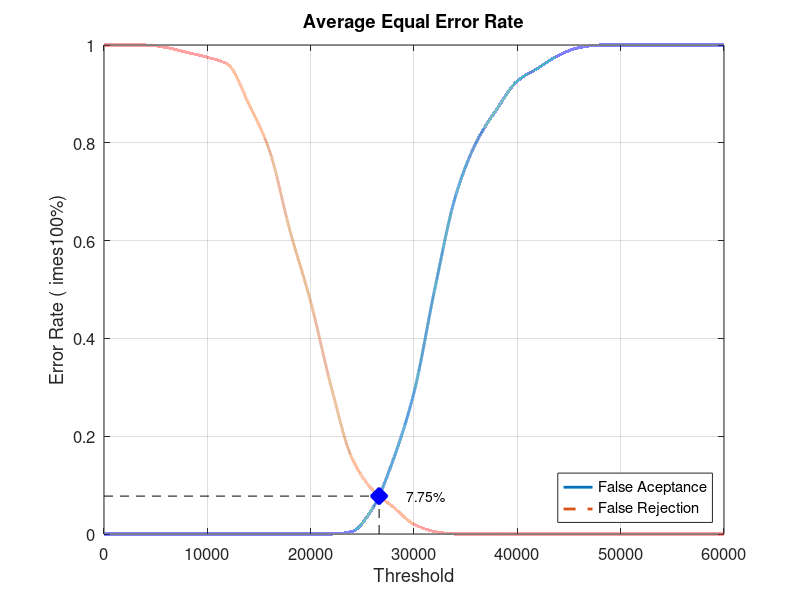
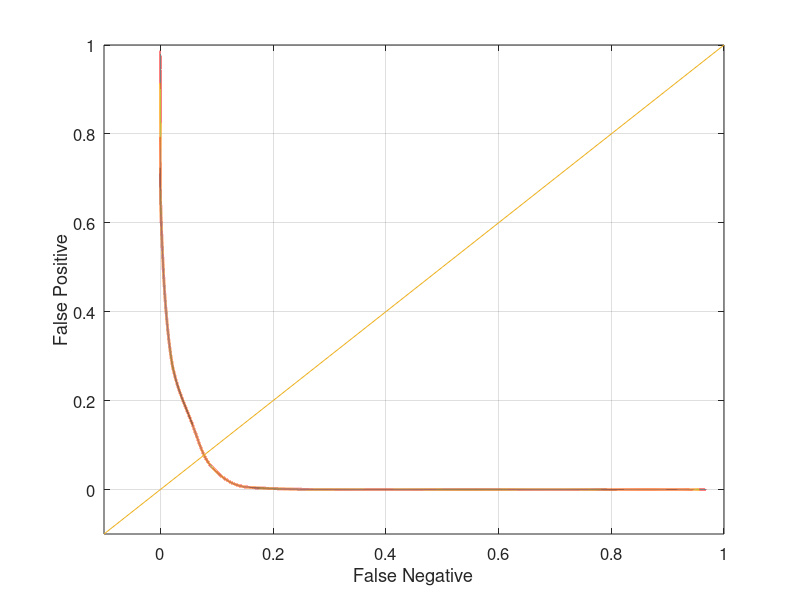

Reproduce these figures in MATLAB, in order.
close all;
clear;
clc;
x = 0:2000:60000;
xq = 0:0.5:60000;

y0 = [0 0 0 0 0 0 0 0 0 0 0 0 0.00526316 0.0526316 0.152632 0.289474 0.5 0.689474 0.8 0.868421 0.926316 0.952632 0.978947 0.994737 1 1 1 1 1 1 1]
yy0 = interp1(x, y0, xq, 'pchip');
y1 = [1 1 1 0.995 0.985 0.975 0.96 0.88 0.785 0.62 0.475 0.3 0.155 0.09 0.055 0.02 0.005 0 0 0 0 0 0 0 0 0 0 0 0 0 0]
yy1 = interp1(x, y1, xq, 'pchip');

% Calculating EER: 
y2 = abs(y0 - y1);
find(y2 == min(y2))
yy2 = abs(yy0 - yy1);
xEER = find(yy2 == min(yy2));
xEERIndex = xq(xEER) % X-axis EER
yEER = yy0(xEER) % Y-axis EER

main = figure
plot(xq, yy0,'-','LineWidth', 2);	hold on
plot(xq, yy1,'--','LineWidth', 2);	hold on
plot([xEERIndex xEERIndex], [0 yEER], 'k--');	hold on
plot([0 xEERIndex], [yEER yEER], 'k--');	hold on
plot(xEERIndex, yEER, 'bx', 'LineWidth', 10);	hold on
text(xEERIndex + 10 * xEERIndex / 100, yEER, [num2str(round((10000 * yEER)) / 100) '%'])
legend('False Aceptance', 'False Rejection', 'Location', 'SouthEast')
xlabel('Threshold')
ylabel('Error Rate (	imes100%)')
title('Average Equal Error Rate')
set(gca, 'FontSize', 12)
axis([0 60000 0 1])
grid on

print(main, 'Database2_4Main', '-dpng');
FNRxFPR = figure('Color', [1 1 1]);
plot(yy1, yy0, '-', yy1, yy0, 'LineWidth', 2);
hold on
y = -0.1:0.1:1
plot(y, y); 
set(gca, 'FontSize', 12)
xlabel('False Negative')
ylabel('False Positive')
axis([-0.1 1 -0.1 1])
set(gca, 'FontSize', 12)
grid on

print(FNRxFPR, 'Database2_4FNRxFPR','-dpng');
